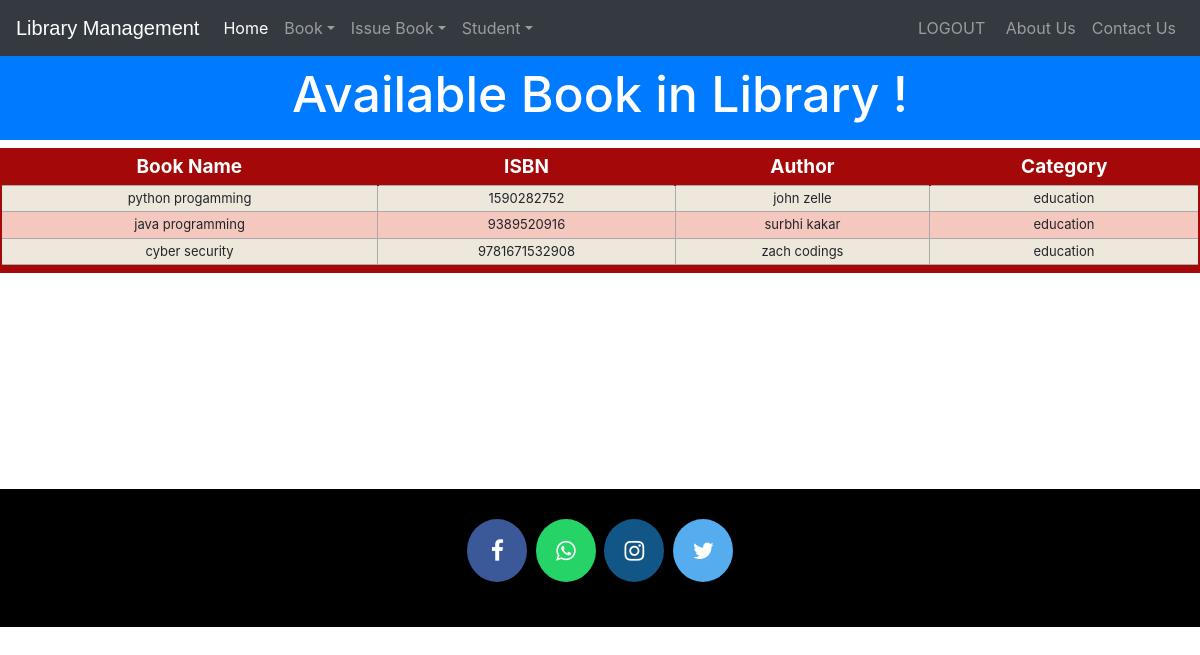
The app's page /viewbook (signed in) with its own data.
### library/models.py (models this page shows, shortened)
class Book(models.Model):
    catchoice= [
        ('education', 'Education'),
        ('entertainment', 'Entertainment'),
        ('comics', 'Comics'),
        ('biography', 'Biographie'),
        ('history', 'History'),
        ]
    name=models.CharField(max_length=30)
    isbn=models.PositiveIntegerField()
    author=models.CharField(max_length=40)
    category=models.CharField(max_length=30,choices=catchoice,default='education')

### library/views.py (the view)
# urls.py: path('viewbook', views.viewbook_view),
@login_required(login_url='adminlogin')
@user_passes_test(is_admin)
def viewbook_view(request):
    books=models.Book.objects.all()
    return render(request,'library/viewbook.html',{'books':books})

### library/views.py (called while the page is built)
def is_admin(user):
    return user.groups.filter(name='ADMIN').exists()

### templates/library/viewbook.html (shortened to what this page needs)
<!DOCTYPE html>
<html lang="en" dir="ltr">
  <head>
  </head>
  <body>
    {% include "library/navbaradmin.html" %}
    <br>
    <br>
    <h3 class="p-3 mb-2 bg-primary text-white" style = 'font-size: 50px;text-align:center;'>Available Book in Library !</h3>
{% if books%}
<table class="redTable">
<thead>
<tr>
<th>Book Name</th>
<th>ISBN</th>
<th>Author</th>
<th>Category</th>
</tr>
</thead>
<tfoot>
<tr>
<td colspan="4" rowspan="4">
</td>
</tr>
</tfoot>
<tbody>
  {% for book in books %}
    <tr>
      <td>{{book.name}}</td>
      <td>{{book.isbn}}</td>
      <td>{{book.author}}</td>
      <td>{{book.category}}</td>
    </tr>
  {% endfor %}
</tbody>
</table>
{%else%}
<h1>Have 0 book</h1>
{%endif%}
<br><br><br><br><br><br><br><br><br>
    {% include "library/footer.html" %}
  </body>
</html>

### templates/library/navbaradmin.html (shortened to what this page needs)
<!DOCTYPE html>
{% load static %}
<html lang="en">
<head>
<link rel="stylesheet" href="https://stackpath.bootstrapcdn.com/bootstrap/4.3.1/css/bootstrap.min.css">
<link rel="stylesheet" href="https://maxcdn.bootstrapcdn.com/font-awesome/4.7.0/css/font-awesome.min.css">
</head>
<body>
<div class="bs-example">
    <nav class="navbar navbar-expand-md bg-dark navbar-dark fixed-top">
        <a href="/" class="navbar-brand">Library Management</a>
        <div class="collapse navbar-collapse justify-content-between" id="navbarCollapse">
            <div class="navbar-nav">
                <a href="/" class="nav-item nav-link active">Home</a>
                <div class="nav-item dropdown">
                  <a href="#" class="nav-link dropdown-toggle" data-toggle="dropdown">Book</a>
                </div>
                <div class="nav-item dropdown">
                  <a href="#" class="nav-link dropdown-toggle" data-toggle="dropdown">Issue Book</a>
                </div>
                <div class="nav-item dropdown">
                  <a href="#" class="nav-link dropdown-toggle" data-toggle="dropdown">Student</a>
                </div>
            </div>
            <div class="navbar-nav">
                <a href="logout" class="nav-item nav-link">LOGOUT</a> &nbsp
                <a href="/aboutus" class="nav-item nav-link">About Us</a>
                <a href="contactus" class="nav-item nav-link">Contact Us</a>
            </div>
        </div>
    </nav>
</div>
</body>
</html>

### templates/library/footer.html (shortened to what this page needs)
<!DOCTYPE html>
<html>
<head>
</head>
<footer>
  <p>
  <a href="https://facebook.com/sumit.luv/" class="fa fa-facebook"></a>
  <a href="https://api.whatsapp.com/send?phone=919572181024&text=Hello%20Sumit.%0d%0aHow%20are%20you%20%3f%0d%0aI%20came%20from%20your%20website.&source=&data=#" class="fa fa-whatsapp"></a>
  <a href="https://instagram.com/sumit.luv" class="fa fa-instagram"></a>
  <a href="https://twitter.com/sumitkumar1503" class="fa fa-twitter"></a>
  </p>
<br>
</footer>
</html>

### templates/library/viewbook.html (style rules this page uses)
table.redTable { border: 2px solid #A40808; background-color: #EEE7DB; width: 100%; text-align: center; border-collapse: collapse; }
table.redTable td, table.redTable th { border: 1px solid #AAAAAA; padding: 3px 2px; }
table.redTable tbody td { font-size: 13px; }
table.redTable tr:nth-child(even) { background: #F5C8BF; }
table.redTable thead { background: #A40808; }
table.redTable thead th { font-size: 19px; font-weight: bold; color: #FFFFFF; text-align: center; border-left: 2px solid #A40808; }
table.redTable thead th:first-child { border-left: none; }
table.redTable tfoot { font-size: 13px; font-weight: bold; color: #FFFFFF; background: #A40808; }
table.redTable tfoot td { font-size: 13px; }

### templates/library/navbaradmin.html (style rules this page uses)
.bs-example { margin: 0px; }
.navbar-brand { font-size: 20px; font-family: sans-serif; }

### templates/library/footer.html (style rules this page uses)
footer { padding: 0px 0px 0px 0px; background-color:black; margin:0px; }
.fa { padding: 20px; font-size: 23px; width: 60px; text-align: center; text-decoration: none; margin: 5px 2px; border-radius: 50%; }
.fa-facebook { background: #3B5998; color: white; margin-top: 30px; }
.fa-whatsapp { background: #25d366; color: white; }
.fa-twitter { background: #55ACEE; color: white; }
.fa-instagram { background: #125688; color: white; }
p { text-align:center; }

### records on screen
Book: name "python progamming", isbn "1590282752", author "john zelle", category "education"
Book: name "java programming", isbn "9389520916", author "surbhi kakar", category "education"
Book: name "cyber security", isbn "9781671532908", author "zach codings", category "education"
